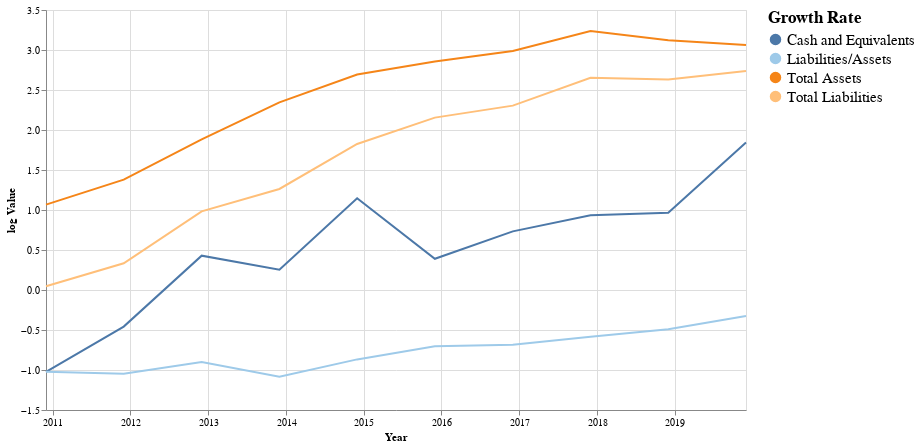

Notebook code cell kept with this figure:
### Markdown cell above
### Balance Sheet Historical Growth Rates

### Code cell
#hide

#Take natural logs
df['log Value'] =  np.around(np.log(df['Value']), 4)
# df['log Value'] =  np.around(np.log(df['log']), 4)
# select a point for which to provide details-on-demand
label = alt.selection_multi(fields=['Metric'], bind='legend', 
     on='mouseover',  # select on mouseover events
     nearest=True,    # select data point nearest the cursor
     empty='none'     # empty selection includes no data points
 )
# define our base line chart of stock prices
base = alt.Chart().mark_line().encode(
    
    alt.X('Year:T'),
    alt.Y('log Value:Q'),
    color = alt.Color('Metric:N', legend=alt.Legend(title="Growth Rate", labelFontSize=15, titleFontSize=17),
                     scale=alt.Scale(scheme='tableau20'))
                             

    )

alt.layer(
    base, # base line chart
    
    # add a rule mark to serve as a guide line
    alt.Chart().mark_rule(color='#aaa').encode(
        x='Year:T'
    ).transform_filter(label),
    
    # add circle marks for selected time points, hide unselected points
    base.mark_circle().encode(
        opacity=alt.condition(label, alt.value(1), alt.value(0))
    ).add_selection(label),

    # add white stroked text to provide a legible background for labels
    base.mark_text(align='left', dx=5, dy=-5, stroke='white', strokeWidth=2).encode(
        text='log Value:Q'
    ).transform_filter(label),

    # add text labels for stock prices
    base.mark_text(align='left', dx=5, dy=-5).encode(
        text='log Value:Q'
    ).transform_filter(label),
    
    data=df
).properties(
    width=700,
    height=400
)

### Figure 1 — Vega-Lite specification as saved in the notebook (floating-point values rounded to 4 significant figures)
{"config": {"view": {"continuousWidth": 400, "continuousHeight": 300}}, "layer": [{"mark": "line", "encoding": {"color": {"type": "nominal", "field": "Metric", "legend": {"labelFontSize": 15, "title": "Growth Rate", "titleFontSize": 17}, "scale": {"scheme": "tableau20"}}, "x": {"type": "temporal", "field": "Year"}, "y": {"type": "quantitative", "field": "log Value"}}}, {"mark": {"type": "rule", "color": "#aaa"}, "encoding": {"x": {"type": "temporal", "field": "Year"}}, "transform": [{"filter": {"selection": "selector015"}}]}, {"mark": "circle", "encoding": {"color": {"type": "nominal", "field": "Metric", "legend": {"labelFontSize": 15, "title": "Growth Rate", "titleFontSize": 17}, "scale": {"scheme": "tableau20"}}, "opacity": {"condition": {"value": 1, "selection": "selector015"}, "value": 0}, "x": {"type": "temporal", "field": "Year"}, "y": {"type": "quantitative", "field": "log Value"}}, "selection": {"selector015": {"type": "multi", "fields": ["Metric"], "bind": "legend", "on": "mouseover", "nearest": true, "empty": "none"}}}, {"mark": {"type": "text", "align": "left", "dx": 5, "dy": -5, "stroke": "white", "strokeWidth": 2}, "encoding": {"color": {"type": "nominal", "field": "Metric", "legend": {"labelFontSize": 15, "title": "Growth Rate", "titleFontSize": 17}, "scale": {"scheme": "tableau20"}}, "text": {"type": "quantitative", "field": "log Value"}, "x": {"type": "temporal", "field": "Year"}, "y": {"type": "quantitative", "field": "log Value"}}, "transform": [{"filter": {"selection": "selector015"}}]}, {"mark": {"type": "text", "align": "left", "dx": 5, "dy": -5}, "encoding": {"color": {"type": "nominal", "field": "Metric", "legend": {"labelFontSize": 15, "title": "Growth Rate", "titleFontSize": 17}, "scale": {"scheme": "tableau20"}}, "text": {"type": "quantitative", "field": "log Value"}, "x": {"type": "temporal", "field": "Year"}, "y": {"type": "quantitative", "field": "log Value"}}, "transform": [{"filter": {"selection": "selector015"}}]}], "data": {"name": "data-0c45a85e20cc0a2f406d126a17e70a7d"}, "height": 400, "width": 700, "$schema": "https://vega.github.io/schema/vega-lite/v4.0.2.json", "datasets": {"data-0c45a85e20cc0a2f406d126a17e70a7d": [{"Year": "12/1/2019", "Metric": "Cash and Equivalents", "Value": 6.312, "log Value": 1.843}, {"Year": "12/1/2019", "Metric": "Total Liabilities", "Value": 15.47, "log Value": 2.739}, {"Year": "12/1/2019", "Metric": "Total Assets", "Value": 21.4, "log Value": 3.063}, {"Year": "12/1/2019", "Metric": "Liabilities/Assets", "Value": 0.7229, "log Value": -0.3245}, {"Year": "12/1/2018", "Metric": "Cash and Equivalents", "Value": 2.624, "log Value": 0.9647}, {"Year": "12/1/2018", "Metric": "Total Liabilities", "Value": 13.9, "log Value": 2.632}, {"Year": "12/1/2018", "Metric": "Total Assets", "Value": 22.69, "log Value": 3.122}, {"Year": "12/1/2018", "Metric": "Liabilities/Assets", "Value": 0.6126, "log Value": -0.49}, {"Year": "12/1/2017", "Metric": "Cash and Equivalents", "Value": 2.542, "log Value": 0.933}, {"Year": "12/1/2017", "Metric": "Total Liabilities", "Value": 14.19, "log Value": 2.652}, {"Year": "12/1/2017", "Metric": "Total Assets", "Value": 25.45, "log Value": 3.237}, {"Year": "12/1/2017", "Metric": "Liabilities/Assets", "Value": 0.5576, "log Value": -0.5842}, {"Year": "12/1/2016", "Metric": "Cash and Equivalents", "Value": 2.081, "log Value": 0.7328}, {"Year": "12/1/2016", "Metric": "Total Liabilities", "Value": 10.02, "log Value": 2.305}, {"Year": "12/1/2016", "Metric": "Total Assets", "Value": 19.84, "log Value": 2.988}, {"Year": "12/1/2016", "Metric": "Liabilities/Assets", "Value": 0.505, "log Value": -0.6831}, {"Year": "12/1/2015", "Metric": "Cash and Equivalents", "Value": 1.477, "log Value": 0.39}, {"Year": "12/1/2015", "Metric": "Total Liabilities", "Value": 8.625, "log Value": 2.155}, {"Year": "12/1/2015", "Metric": "Total Assets", "Value": 17.42, "log Value": 2.858}, {"Year": "12/1/2015", "Metric": "Liabilities/Assets", "Value": 0.4951, "log Value": -0.703}, {"Year": "12/1/2014", "Metric": "Cash and Equivalents", "Value": 3.149, "log Value": 1.147}, {"Year": "12/1/2014", "Metric": "Total Liabilities", "Value": 6.204, "log Value": 1.825}, {"Year": "12/1/2014", "Metric": "Total Assets", "Value": 14.77, "log Value": 2.693}, {"Year": "12/1/2014", "Metric": "Liabilities/Assets", "Value": 0.42, "log Value": -0.8674}, {"Year": "12/1/2013", "Metric": "Cash and Equivalents", "Value": 1.29, "log Value": 0.2546}, {"Year": "12/1/2013", "Metric": "Total Liabilities", "Value": 3.535, "log Value": 1.263}, {"Year": "12/1/2013", "Metric": "Total Assets", "Value": 10.44, "log Value": 2.346}, {"Year": "12/1/2013", "Metric": "Liabilities/Assets", "Value": 0.3386, "log Value": -1.083}, {"Year": "12/1/2012", "Metric": "Cash and Equivalents", "Value": 1.536, "log Value": 0.4292}, {"Year": "12/1/2012", "Metric": "Total Liabilities", "Value": 2.673, "log Value": 0.9832}, {"Year": "12/1/2012", "Metric": "Total Assets", "Value": 6.57, "log Value": 1.883}, {"Year": "12/1/2012", "Metric": "Liabilities/Assets", "Value": 0.4068, "log Value": -0.8993}, {"Year": "12/1/2011", "Metric": "Cash and Equivalents", "Value": 0.6328, "log Value": -0.4575}, {"Year": "12/1/2011", "Metric": "Total Liabilities", "Value": 1.396, "log Value": 0.3336}, {"Year": "12/1/2011", "Metric": "Total Assets", "Value": 3.971, "log Value": 1.379}, {"Year": "12/1/2011", "Metric": "Liabilities/Assets", "Value": 0.3515, "log Value": -1.045}, {"Year": "12/1/2010", "Metric": "Cash and Equivalents", "Value": 0.359, "log Value": -1.024}, {"Year": "12/1/2010", "Metric": "Total Liabilities", "Value": 1.047, "log Value": 0.0459}, {"Year": "12/1/2010", "Metric": "Total Assets", "Value": 2.906, "log Value": 1.067}, {"Year": "12/1/2010", "Metric": "Liabilities/Assets", "Value": 0.3603, "log Value": -1.021}]}}
